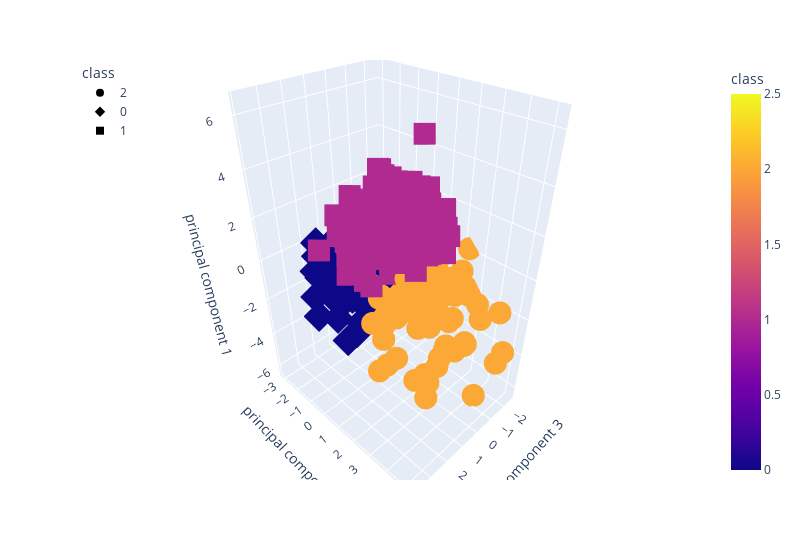

Notebook source saved alongside this figure:
### Code cell
import plotly.express as px
fig= px.scatter_3d(
    df_myopia_pca,
    x="principal component 3",
    y="principal component 2",
    z="principal component 1",
    color="class",
    symbol="class",
    width=800,
)
fig.update_layout(legend=dict(x=0, y=1))
fig.show()

### Figure 1 — Plotly figure (JSON) as saved in the notebook; plotly's stock layout.template omitted (floating-point values rounded to 4 significant figures; data arrays with more than 128 entries replaced by an {"elided": "..."} marker saying what was removed)
{"data": [{"hovertemplate": "class=%{marker.color}<br>principal component 3=%{x}<br>principal component 2=%{y}<br>principal component 1=%{z}<extra></extra>", "legendgroup": "2", "marker": {"color": [2, 2, 2, 2, 2, 2, 2, 2, 2, 2, 2, 2, 2, 2, 2, 2, 2, 2, 2, 2, 2, 2, 2, 2, 2, 2, 2, 2, 2, 2, 2, 2, 2, 2, 2, 2, 2, 2, 2, 2, 2, 2, 2, 2, 2, 2, 2, 2, 2, 2, 2, 2, 2, 2, 2, 2, 2, 2, 2, 2, 2, 2, 2, 2, 2, 2, 2, 2, 2, 2, 2, 2, 2, 2, 2, 2, 2, 2, 2, 2, 2, 2, 2, 2, 2, 2, 2, 2, 2, 2, 2, 2, 2, 2, 2, 2, 2, 2, 2, 2, 2, 2, 2, 2, 2], "coloraxis": "coloraxis", "symbol": "circle"}, "mode": "markers", "name": "2", "scene": "scene", "showlegend": true, "type": "scatter3d", "x": [-0.8535, -0.634, 1.033, -1.503, 1.267, -0.2401, 0.677, -1.544, -1.172, 0.2334, 0.3741, -0.704, -0.8797, -1.225, 0.4767, 0.5663, 0.5102, 1.628, 0.4506, -1.125, -0.2184, 1.334, -1.118, 1.326, -0.9003, -0.3642, -0.3013, 0.3867, -0.2967, -0.1895, -1.474, -2.032, -0.857, -0.1504, 1.612, 0.5625, -0.2251, 1.746, 1.216, 0.8268, -1.31, 0.5513, -0.5768, 0.3267, -0.7708, 0.09282, -0.8352, -0.3455, 0.2111, 0.5439, 1.723, 0.1695, 0.305, -0.7054, 1.284, 0.1258, 0.5158, -1.113, -0.8823, -1.341, 0.7505, -1.676, 0.2483, -0.4716, 2.058, -1.139, 0.629, -0.2236, 0.6021, -0.7022, 0.8611, -0.622, -2.071, 0.8123, 1.258, -2.162, 0.431, -0.4859, -1.089, -0.7037, -0.4682, -2.209, 1.917, 0.5682, 1.144, 0.415, -0.2747, 0.2431, -2.534, -0.6302, -0.4109, -0.1727, -0.8793, -1.455, -0.4495, -1.913, -1.45, -2.373, 0.02234, 0.06892, -1.502, 3.88, -1.304, -1.233, -0.8066], "y": [1.265, 1.252, 2.052, 5.173, 2.11, 1.543, 0.3803, 3.212, 2.754, 3.557, 0.3965, 1.872, 3.026, -0.07826, 1.089, 2.379, 0.7538, 0.8992, 4.636, 4.985, 1.436, 0.8627, 2.333, 1.845, 0.5795, 0.09468, 2.205, 3.301, 2.339, 1.284, 3.707, 2.177, 0.8862, 2.23, 1.394, 2.816, 0.03575, 1.431, 1.017, 1.709, 0.8384, 2.994, 2.528, 1.064, 3.023, 0.7153, 0.8502, 1.344, 2.399, 1.713, 0.8455, 0.9234, 0.7255, 1.906, 4.015, 1.475, 0.809, 5.145, 3.212, 1.558, 3.682, 1.326, 4.45, 1.339, 3.578, 3.348, 3.804, 0.7915, 1.843, 3.326, 1.891, 1.064, 1.243, 3.141, 0.6895, 0.5935, 2.201, 2.343, 2.622, 1.836, 0.6176, 2.774, 3.946, 1.615, 2.103, 0.8804, 2.402, 3.002, 2.302, 0.4291, 0.7929, 0.3523, 2.324, 1.401, 1.217, 2.702, 1.215, 0.6596, 2.173, 3.061, 1.475, 3.933, 4.038, 4.227, 0.6869], "z": [-0.6992, -0.196, 0.3123, -3.141, -0.5983, -1.843, -4.126, -4.091, -1.314, -2.681, -1.78, -3.127, -0.2443, -3.038, -2.038, -1.139, -1.484, -0.3304, -1.721, -0.9034, -1.009, -1.128, -0.6215, -3.821, -1.76, -2.925, -2.866, -3.935, -0.3551, -0.5945, -1.43, -1.605, -0.3894, -1.203, -1.686, -1.571, -3.095, -0.4648, -2.517, -0.7335, -2.697, -5.035, -0.9411, -1.656, -2.159, -0.8381, -0.2936, -0.1286, 0.3742, -0.1977, -2.236, -1.804, -0.6744, -2.007, -0.1834, -0.8621, -1.313, -3.489, 0.3004, -0.8634, -2.934, -0.4922, -1.896, -1.628, -3.275, -0.708, -2.484, -1.862, -0.3593, -3.78, -1.457, -0.7905, -1.68, -5.674, -5.495, -1.412, -2.465, -0.3051, -2.775, -2.476, -2.384, -1.888, -2.779, -0.3045, -0.2218, -1.093, -1.996, -0.2071, 0.1586, -3.087, -1.715, -3.389, -0.7024, -0.8235, -0.584, -1.276, -0.2934, -1.56, -1.007, -0.5222, -0.853, -0.8462, -1.916, -6.309, -2.817]}, {"hovertemplate": "class=%{marker.color}<br>principal component 3=%{x}<br>principal component 2=%{y}<br>principal component 1=%{z}<extra></extra>", "legendgroup": "0", "marker": {"color": {"elided": "254 int values"}, "coloraxis": "coloraxis", "symbol": "diamond"}, "mode": "markers", "name": "0", "scene": "scene", "showlegend": true, "type": "scatter3d", "x": {"elided": "254 float values"}, "y": {"elided": "254 float values"}, "z": {"elided": "254 float values"}}, {"hovertemplate": "class=%{marker.color}<br>principal component 3=%{x}<br>principal component 2=%{y}<br>principal component 1=%{z}<extra></extra>", "legendgroup": "1", "marker": {"color": {"elided": "259 int values"}, "coloraxis": "coloraxis", "symbol": "square"}, "mode": "markers", "name": "1", "scene": "scene", "showlegend": true, "type": "scatter3d", "x": {"elided": "259 float values"}, "y": {"elided": "259 float values"}, "z": {"elided": "259 float values"}}], "layout": {"coloraxis": {"colorbar": {"title": {"text": "class"}}, "colorscale": [[0, "#0d0887"], [0.1111, "#46039f"], [0.2222, "#7201a8"], [0.3333, "#9c179e"], [0.4444, "#bd3786"], [0.5556, "#d8576b"], [0.6667, "#ed7953"], [0.7778, "#fb9f3a"], [0.8889, "#fdca26"], [1, "#f0f921"]]}, "legend": {"title": {"text": "class"}, "tracegroupgap": 0, "x": 0, "y": 1}, "margin": {"t": 60}, "scene": {"domain": {"x": [0, 1], "y": [0, 1]}, "xaxis": {"title": {"text": "principal component 3"}}, "yaxis": {"title": {"text": "principal component 2"}}, "zaxis": {"title": {"text": "principal component 1"}}}, "width": 800}}
